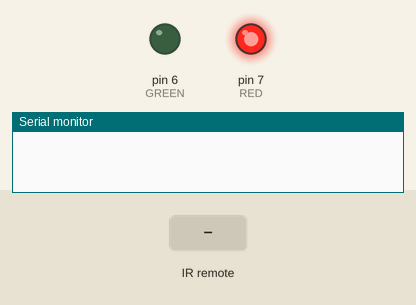
Simulated run of this sketch. Board: Arduino Uno, built with avr-gcc and run on an emulated ATmega328P. Parts: output pins drawn as LEDs (lit = HIGH), the last lines printed to the serial monitor. The inputs (shaded band) are chosen by the test bench. Pins used as bus, display or sensor lines are not drawn.

Above: at 1.2 s.
1.3 s: infrared code 0xD15348B7 received
At 2.5 s:
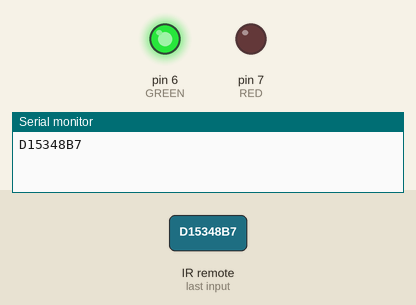
2.8 s: infrared code 0xFFFFFFFF received
Timing chart, 0 to 5.8 s (numbered marks = the images above; inputs shaded):
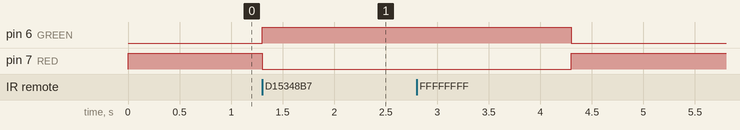

The sketch:

IRLEDControl.ino
```cpp
// PROJECT  :IRLEDControl
// PURPOSE  :ACES Adaptation of Shirriff's IRrecvDump Example
// DEVICE   :Arduino + Sharp GP1UX511QS (38kHz, 8.5m,5V) + Bicolor LED
// AUTHOR   :C. D'Arcy
// DATE     :2019 03 24
// uC       :328
// COURSE   :ICS3U
// STATUS   :Working
// REF1     :IRremote library (https://github.com/z3t0/Arduino-IRremote)
// REF2     :https://en.wikibooks.org/wiki/C_Programming/Preprocessor_directives_and_macros
// REF3     :Shirriff's IR Blog:http://www.righto.com/search?q=IR
// REF4     :Find IR Codes: http://irdb.tk/find/
#include <IRremote.h>
#define RECV_PIN 11         //GP1UX511QS: pin 1 (VOUT: IR receiver as appliance)
#define GND 10              //GP1UX511QS: pin 2 0V
#define VCC 9               //GP1UX511QS: pin 3 5V
//Compiler Preprocessor Directives...
#define DEBUG               //conditional serial monitoring (See: REF2)
//#define NEC               //https://www.sbprojects.net/knowledge/ir/nec.php
//#define SONY              //https://www.sbprojects.net/knowledge/ir/sirc.php
//#define SHARP             //
//#define GENERIC           //Generic...labelled: LCD Remote
#define SMARTBOARD          //DES Smartboard Remote Control
#ifdef NEC                  //
  #define ON_OFF 0x61A028D7
#else
  #ifdef SMARTBOARD
    #define ON_OFF 0xD15348B7
  #else
    #ifdef GENERIC
      #define ON_OFF 0x61D648B7
    #endif
  #endif
#endif
#define TERMINATOR 0xFFFFFFFF   //
IRrecv irrecv(RECV_PIN);
decode_results results;         //results data structure
#define RED PD7                 //Red anode
#define GREEN PD6               //Green anode

void setup() {
  Serial.begin(9600);
  irrecv.enableIRIn();          //Start the Detector
  pinMode(VCC, OUTPUT);         //identify supply lines
  pinMode(GND, OUTPUT);         //
  digitalWrite(VCC, HIGH);      //provide 5V supply
  digitalWrite(GND, LOW);       //provide GND supply

  DDRD |= 1 << RED | 1 << GREEN;      //set LED leads to output
  PORTD &= ~(1 << RED | 1 << GREEN);  //ground 'em both
  showRed();                          //start with red to confirm
}

void showRed() {            //turn on the Red lamp
  PORTD &= ~(1 << GREEN);   //set Green lead LOW
  PORTD |= (1 << RED);      //set Red lead HIGH
}

void showGreen() {          //turn on the Green lamp
  PORTD &= ~(1 << RED);     //set Red lead LOW
  PORTD |= (1 << GREEN);    //set Green lead HIGH
}

void loop() {
  if (irrecv.decode(&results)) {    //if there's a signal, demodulate and record
    #ifdef DEBUG                    //suspend this code when deployed
      Serial.println(results.value, HEX);
    #endif
    if (results.value == ON_OFF){
        showGreen();
        delay(3000);
        showRed();
    }
    irrecv.resume();                //prepare for next IR signal
  }
}
```

Measured:
- after the input at 1.3 s, pin 6 (GREEN): LOW → HIGH at once; pin 7 (RED): HIGH → LOW at once
